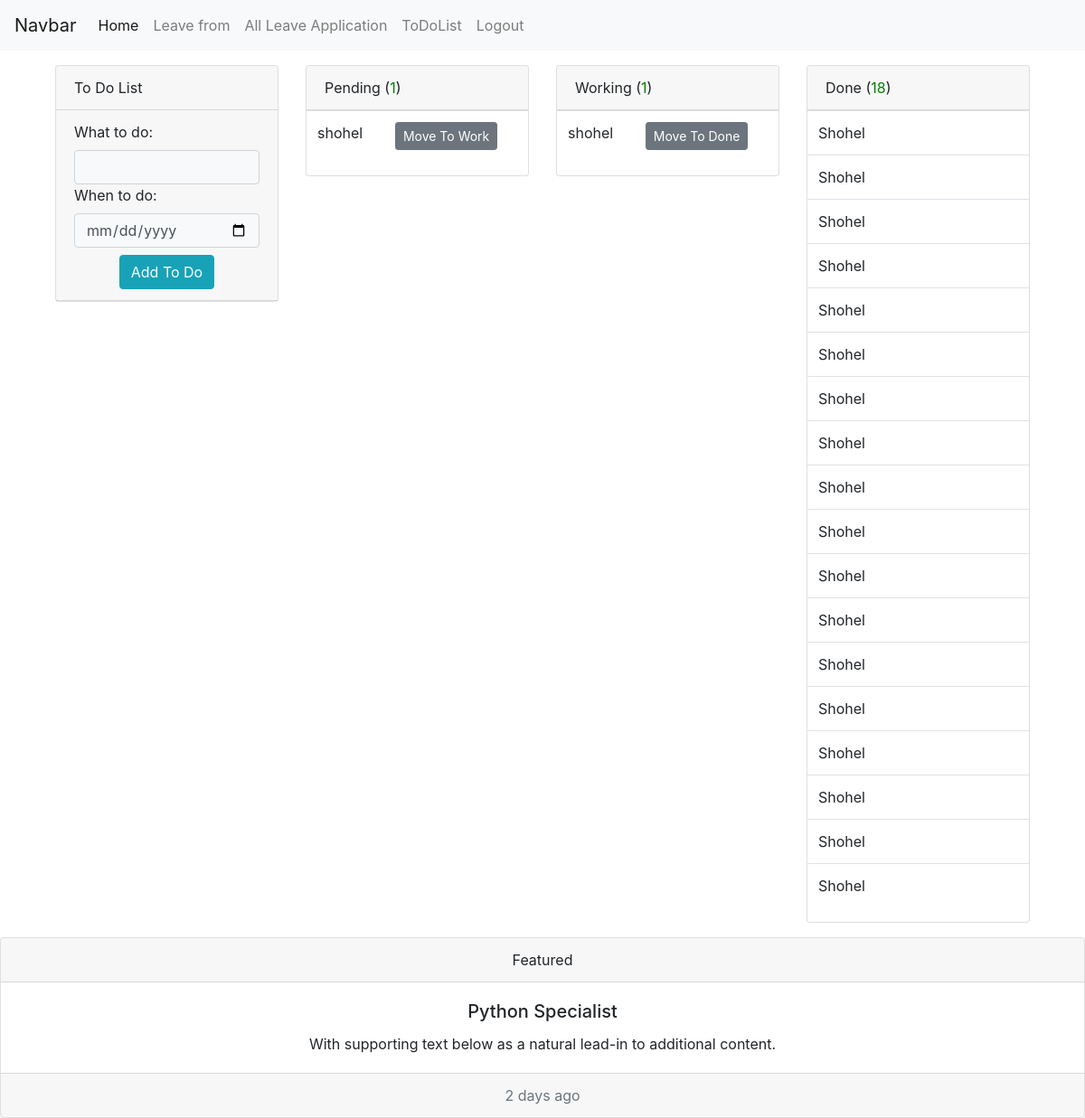
Page /todolist (signed in) on the earlier database version.
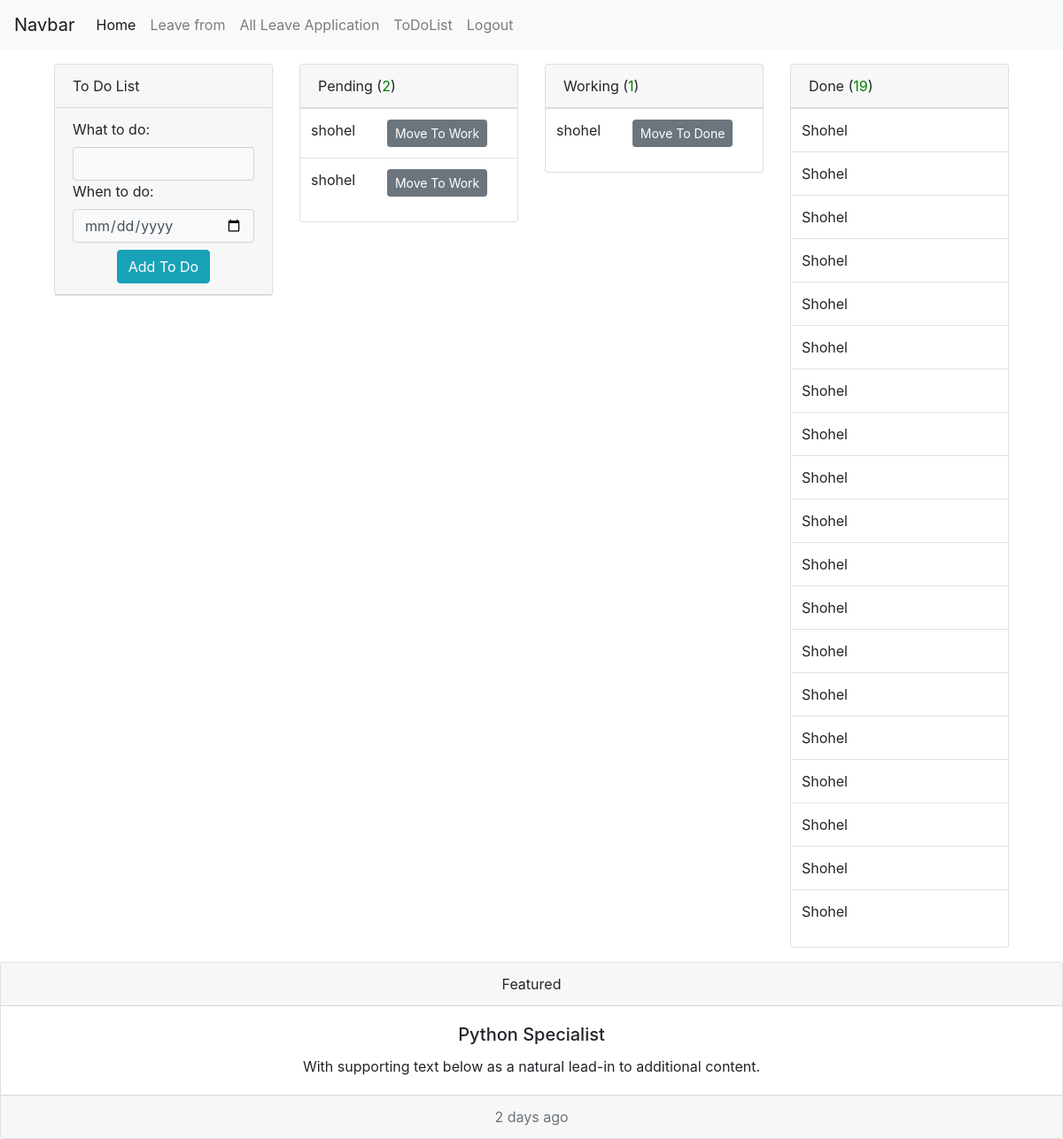
Same page on the later database version.
### emsapp/models.py (models this page shows)
class ToDoList(models.Model):
    user=models.ForeignKey(User, on_delete=models.CASCADE)
    what_to_do=models.TextField(blank=True, null=True)
    when_to_do=models.DateField(blank=True, null=True)
    pending_status=models.BooleanField(default=True)
    working_status=models.BooleanField(default=False)
    done_status=models.BooleanField(default=False)
    def __str__(self):
        return str(self.user)

### emsapp/views.py (the view)
# urls.py: path('todolist', to_do_list, name='todolist'),
def to_do_list(request):
    my_todo_list_pending=ToDoList.objects.filter(user=request.user,pending_status=True)
    working_todo_list=ToDoList.objects.filter(user=request.user,working_status=True)
    done_todo_list=ToDoList.objects.filter(user=request.user,done_status=True)
    my_todo_list_pending_count=my_todo_list_pending.count()
    working_todo_list_count=working_todo_list.count()
    done_todo_list_count=done_todo_list.count()
    form=TodolistForm()
    context={'my_todo_list_pending':my_todo_list_pending,'my_todo_list_pending_count':my_todo_list_pending_count,
             'working_todo_list':working_todo_list,'working_todo_list_count':working_todo_list_count,
             'done_todo_list':done_todo_list,'done_todo_list_count':done_todo_list_count,
             'form':form
    }
    return render(request, 'todolist.html',context)

### emsapp/forms.py
class TodolistForm(forms.ModelForm):
    class Meta:
        model = ToDoList
        fields = '__all__'
        exclude=('user','pending_status','working_status','done_status',)
        widgets = {
            'when_to_do':forms.DateInput(attrs={'type':'date', 'class':'form-control datepicker bg-light'}),
            'what_to_do':forms.TextInput(attrs={'class':'form-control bg-light'}),
        }

### templates/todolist.html (shortened to what this page needs)
{% extends 'base.html' %}
{% block content %}
<!DOCTYPE html>
<html lang="en">
<head>
</head>
<body>
<div class="container">
    <div class="row p-3">
        <div class="col-3">
            <div class="card" >
                <div class="card-header">
                To Do List </span>
                </div>
                {% if form %}
                <div class="card-header ">
                    <form action="{% url 'add_todo_list' %}" method="POST" >
                        <div>
                            {{ form }}
                        </div>
                        <div class="d-flex justify-content-center" style="margin-top: 8px;">
                            <button type="submit" class="btn btn-info">Add To Do</button>
                        </div>
                    </form>
                   </div>
                   {% endif %}
                </div>
            </div>
            <div class="col-3">
                <div class="card">
                    {% if my_todo_list_pending_count > 0 %}
                    <div class="card-header">
                    Pending (<span style="color: green;">{{ my_todo_list_pending_count }}</span>)
                    </div>
                    {% else %}
                    <div class="card-header">
                        Pending (<span style="color: red;">{{ my_todo_list_pending_count }}</span>)
                    </div>
                    {% endif %}
                <table class="table">
                    <tbody>
                        {% for my_todo_list_pending in my_todo_list_pending %}
                    <tr>
                        <td>{{ my_todo_list_pending }}</td>
                        <td><a href="{% url 'to_do_list_move' my_todo_list_pending.id 'working' %}"><button class="btn btn-secondary btn-sm">Move To Work  </button></a></td>
                    </tr>
                        {% endfor %}
                    </tbody>
                </table>
                </div>
            </div>
        <div class="col-3">
            <div class="card">
                {% if working_todo_list_count > 0 %}
                <div class="card-header">
                Working (<span style="color: green;">{{ working_todo_list_count }}</span>)
                </div>
                {% else %}
                <div class="card-header">
                    Working (<span style="color: red;">{{ working_todo_list_count }}</span>)
                </div>
                {% endif %}
            <table class="table">
                <tbody>
                    {% for working_todo_list in working_todo_list %}
                <tr>
                    <td>{{ working_todo_list }}</td>
                    <td><a href="{% url 'to_do_list_move' working_todo_list.id 'done' %}"><button class="btn btn-secondary btn-sm">Move To Done</button></a></td>
                </tr>
                    {% endfor %}
                </tbody>
            </table>
            </div>
        </div>
            <div class="col-3">
                <div class="card">
                {% if done_todo_list_count > 0 %}
                <div class="card-header">
                Done (<span style="color: green;">{{ done_todo_list_count }}</span>)
                </div>
                {% else %}
                <div class="card-header">
                    Done (<span style="color: red;">{{ done_todo_list_count }}</span>)
                </div>
                {% endif %}
                {% if done_todo_list %}
            <table class="table">
                <tbody>
                    {% for done_todo_list in done_todo_list %}
                <tr>
                    <td>{{ done_todo_list|title }}</td>
                </tr>
                    {% endfor %}
                </tbody>
            </table>
            {% endif %}
                </div>
            </div>
    </div>
</div>
</body>
</html>
{% endblock content %}

Differences in the rows shown:
added ToDoList: user.username "shohel"
added ToDoList: user.username "Shohel"
Other differences:
{{ my_todo_list_pending_count }}: "1" → "2"
{{ done_todo_list_count }}: "18" → "19"
